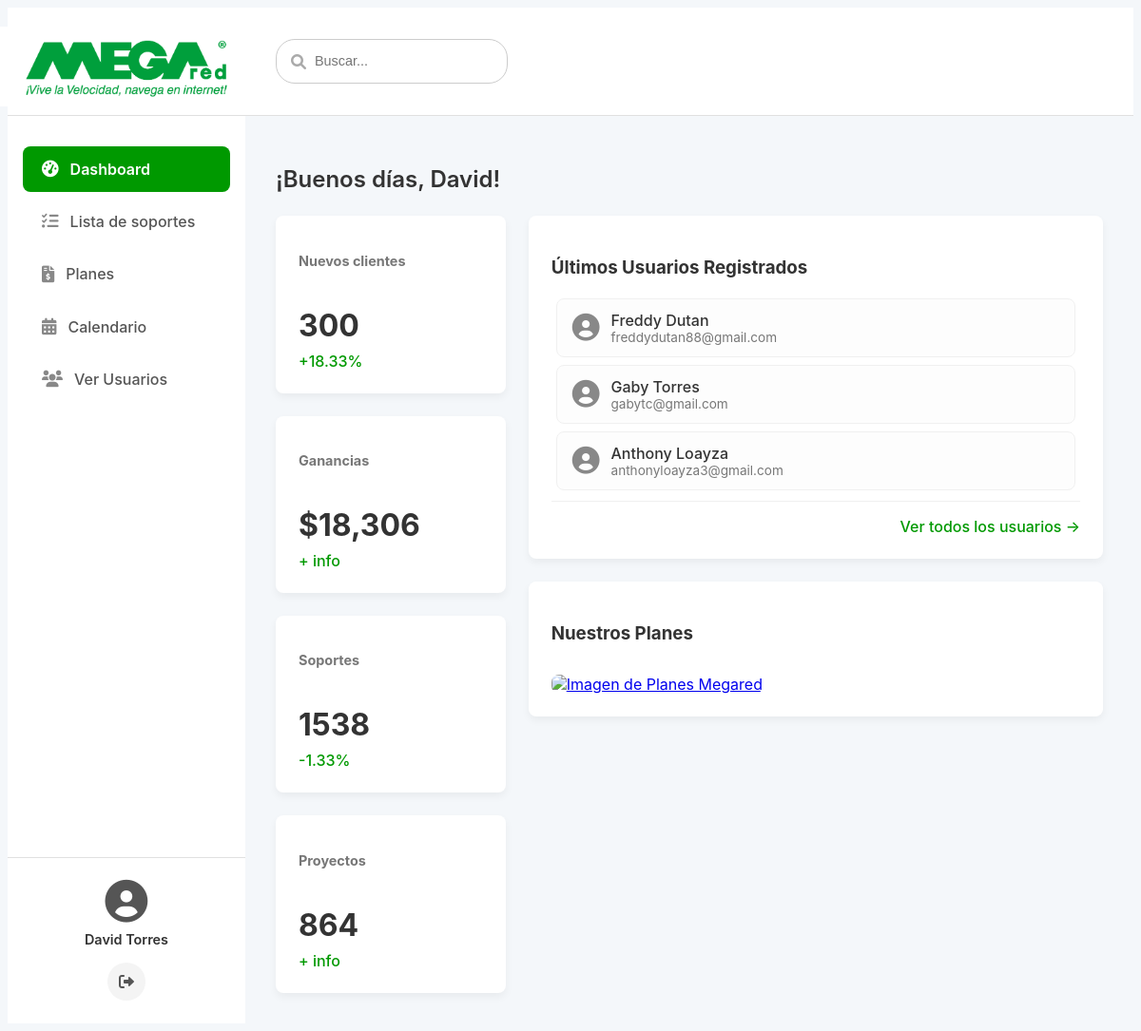
Page /dashboard.php (signed in) on the committed database.
### tables this page shows
CREATE TABLE `usuarios` (
  `id` int(11) NOT NULL,
  `nombre` varchar(100) NOT NULL,
  `apellidos` varchar(100) NOT NULL,
  `cedula` varchar(13) NOT NULL,
  `genero` varchar(50) NOT NULL,
  `correo` varchar(100) NOT NULL,
  `contrasena` varchar(255) NOT NULL,
  `fecha_registro` timestamp NOT NULL DEFAULT current_timestamp()
);

### dashboard.php (the view, shortened to what this page needs)
<?php
$nombre_usuario = $_SESSION['usuario_nombre'];
$apellidos_usuario = $_SESSION['usuario_apellidos'];
$nombre_completo = htmlspecialchars($nombre_usuario . " " . $apellidos_usuario);
require_once 'db-connect.php';
$sql_ultimos_usuarios = "SELECT nombre, apellidos, correo FROM usuarios ORDER BY id DESC LIMIT 3";
$result_usuarios = $conn->query($sql_ultimos_usuarios);
$ultimos_usuarios = [];
if ($result_usuarios && $result_usuarios->num_rows > 0) {
    $ultimos_usuarios = $result_usuarios->fetch_all(MYSQLI_ASSOC);
}
?>
<!DOCTYPE html>
<html lang="es">
<head>
    <link rel="stylesheet" href="https://cdnjs.cloudflare.com/ajax/libs/font-awesome/6.0.0-beta3/css/all.min.css">
</head>
<body>
    <div class="dashboard-container">
        <aside class="sidebar">
            <div class="sidebar-header">
                <img src="imagen/megared-logo.png" alt="Logo Megared" class="logo-megared">
            </div>
            <nav class="sidebar-nav">
                <ul>
                    <li class="active"><a href="dashboard.php"><i class="fas fa-tachometer-alt"></i> Dashboard</a></li>
                    <li><a href="#"><i class="fas fa-tasks"></i> Lista de soportes</a></li>
                    <li><a href="planes.php"><i class="fas fa-file-invoice-dollar"></i> Planes</a></li>
                    <li><a href="#"><i class="fas fa-calendar-alt"></i> Calendario</a></li>
                    <li><a href="usuarios.php"><i class="fas fa-users"></i> Ver Usuarios</a></li>
                </ul>
            </nav>
            <div class="sidebar-footer">
            <i class="fas fa-user-circle user-icon-footer"></i>
            <span class="user-name-footer"><?php echo $nombre_completo; ?></span>
            <a href="logout.php" class="logout-button" title="Cerrar Sesión">
                <i class="fas fa-sign-out-alt"></i>
            </a>
        </div>
        </aside>
        <main class="main-content">
            <header class="main-header">
                <div class="search-bar">
                    <input type="text" placeholder="Buscar...">
                    <i class="fas fa-search"></i>
                </div>
            </header>
            <section class="content-body">
                <h2 data-aos="fade-down">¡Buenos días, <?php echo htmlspecialchars($nombre_usuario); ?>!</h2>
                <div class="dashboard-grid-container">
                    <div class="grid-column-left">
                        <div class="card" data-aos="fade-up" data-aos-delay="100">
                            <h3>Nuevos clientes</h3>
                            <p>300</p>
                            <span>+18.33%</span>
                        </div>
                        <div class="card" data-aos="fade-up" data-aos-delay="200">
                            <h3>Ganancias</h3>
                            <p>$18,306</p>
                            <span>+ info</span>
                        </div>
                        <div class="card" data-aos="fade-up" data-aos-delay="300">
                            <h3>Soportes</h3>
                            <p>1538</p>
                            <span>-1.33%</span>
                        </div>
                        <div class="card" data-aos="fade-up" data-aos-delay="400">
                            <h3>Proyectos</h3>
                            <p>864</p>
                            <span>+ info</span>
                        </div>
                    </div>
                    <div class="grid-column-right">
                        <div class="card-large" data-aos="zoom-in" data-aos-delay="500">
                            <h3>Últimos Usuarios Registrados</h3>
                            <div class="latest-users-list">
                                <?php if (empty($ultimos_usuarios)): ?>
                                    <p class="no-users">No hay usuarios registrados.</p>
                                <?php else: ?>
                                    <?php foreach ($ultimos_usuarios as $usuario): ?>
                                        <div class="user-item">
                                            <i class="fas fa-user-circle user-icon-small"></i>
                                            <div class="user-details">
                                                <strong><?php echo htmlspecialchars($usuario['nombre'] . ' ' . $usuario['apellidos']); ?></strong>
                                                <span><?php echo htmlspecialchars($usuario['correo']); ?></span>
                                            </div>
                                        </div>
                                    <?php endforeach; ?>
                                <?php endif; ?>
                            </div>
                            <a href="usuarios.php" class="card-footer-link">Ver todos los usuarios &rarr;</a>
                        </div>
                        <div class="card-large" data-aos="zoom-in" data-aos-delay="600">
                            <h3> Nuestros Planes</h3>
                            <a href="planes.php">
                                <img src="Imagen/planes.png" alt="Imagen de Planes Megared" class="card-image-plans">
                            </a>
                        </div>
                    </div>
                </div>
            </section>
        </main>
    </div>
</body>
</html>

### dashboard.php (style rules this page uses)
.logo-megared { width: 300px; height: auto; margin-top: 10px; }
body { font-family: -apple-system, BlinkMacSystemFont, "Segoe UI", Roboto, sans-serif; background-color: #f4f7fa; color: #333; }
.dashboard-container { display: flex; min-height: 100vh; }
.sidebar { width: 250px; background-color: #ffffff; color: #333; flex-shrink: 0; display: flex; flex-direction: column; }
.sidebar-header { padding: 1.2rem 1.5rem; text-align: center; border-bottom: 1px solid #e0e0e0; height: 75px; display: flex; align-items: center; justify-content: center; }
.sidebar-nav ul { list-style: none; padding: 1rem; }
.sidebar-nav li { margin-bottom: 0.5rem; }
.sidebar-nav li.active a { background-color: #009900; color: #fff; font-weight: 600; }
.sidebar-nav li a { color: #555; text-decoration: none; font-weight: 500; display: flex; align-items: center; padding: 0.85rem 1.25rem; border-radius: 8px; }
.sidebar-nav li.active a i { color: #fff; }
.sidebar-nav li i { margin-right: 12px; font-size: 1.1rem; color: #888; transition: color 0.2s; }
.main-content { flex-grow: 1; display: flex; flex-direction: column; }
.main-header { display: flex; justify-content: space-between; align-items: center; padding: 1.2rem 2rem; background-color: #fff; border-bottom: 1px solid #e0e0e0; height: 75px; }
.search-bar { position: relative; }
.search-bar input { padding: 0.75rem 1rem 0.75rem 2.5rem; border: 1px solid #ccc; border-radius: 20px; font-size: 0.9rem; line-height: 1.5; }
.search-bar i { position: absolute; left: 1rem; top: 50%; transform: translateY(-50%); color: #aaa; }
.content-body { padding: 2rem; }
.content-body h2 { margin-bottom: 1.5rem; font-weight: 600; }
.card { background: #fff; padding: 1.5rem; border-radius: 8px; box-shadow: 0 4px 8px rgba(0,0,0,0.05); }
.card h3 { font-size: 0.9rem; color: #777; margin-bottom: 0.5rem; }
.card p { font-size: 2rem; font-weight: 700; margin-bottom: 0.5rem; }
.card span { font-weight: 500; color: #009900; }
.dashboard-grid-container { display: grid; grid-template-columns: 1fr 2.5fr; gap: 1.5rem; }
.grid-column-left { display: flex; flex-direction: column; gap: 1.5rem; }
.grid-column-right { display: flex; flex-direction: column; gap: 1.5rem; }
.card-large { background: #fff; padding: 1.5rem; border-radius: 8px; box-shadow: 0 4px 8px rgba(0,0,0,0.05); }
.card-large h3 { margin-bottom: 1rem; }
.sidebar-footer { display: flex; flex-direction: column; align-items: center; padding: 1.5rem 0; border-top: 1px solid #e0e0e0; }
.user-icon-footer { font-size: 2.8rem; color: #555; margin-bottom: 0.5rem; }
.user-name-footer { font-weight: 600; color: #333; font-size: 0.9rem; margin-bottom: 1rem; }
.logout-button { display: flex; align-items: center; justify-content: center; width: 40px; height: 40px; background-color: #f4f4f4; border: none; border-radius: 50%; text-decoration: none; transition: background-color 0.2s, color 0.2s; }
.logout-button i { color: #555; font-size: 1rem; margin: 0; transition: color 0.2s; }
.sidebar-nav { flex-grow: 1; }
.latest-users-list { height: 200px; overflow-y: auto; padding: 5px; }
.user-item { display: flex; align-items: center; gap: 12px; padding: 0.75rem 1rem; border-radius: 8px; background: #fdfdfd; border: 1px solid #f0f0f0; margin-bottom: 0.5rem; transition: all 0.2s ease-in-out; }
.user-item:last-child { margin-bottom: 0; }
.user-icon-small { font-size: 1.8rem; color: #888; }
.user-details { display: flex; flex-direction: column; }
.user-details strong { font-weight: 500; color: #333; }
.user-details span { font-size: 0.85rem; color: #777; }
.card-footer-link { display: block; text-align: right; padding-top: 1rem; margin-top: 0.5rem; font-weight: 500; color: #009900; text-decoration: none; border-top: 1px solid #f0f0f0; }
.card { display: flex; flex-direction: column; justify-content: space-between; height: 100%; }
.card-image-plans { width: 100%; border-radius: 8px; margin-top: 1rem; }

### rows in the picture
usuarios: nombre+apellidos "Freddy Dutan", correo "freddydutan88@gmail.com"
usuarios: nombre+apellidos "Gaby Torres", correo "gabytc@gmail.com"
usuarios: nombre+apellidos "Anthony Loayza", correo "anthonyloayza3@gmail.com"

### other values in the picture
$nombre_completo "David Torres"
$nombre_usuario "David"
